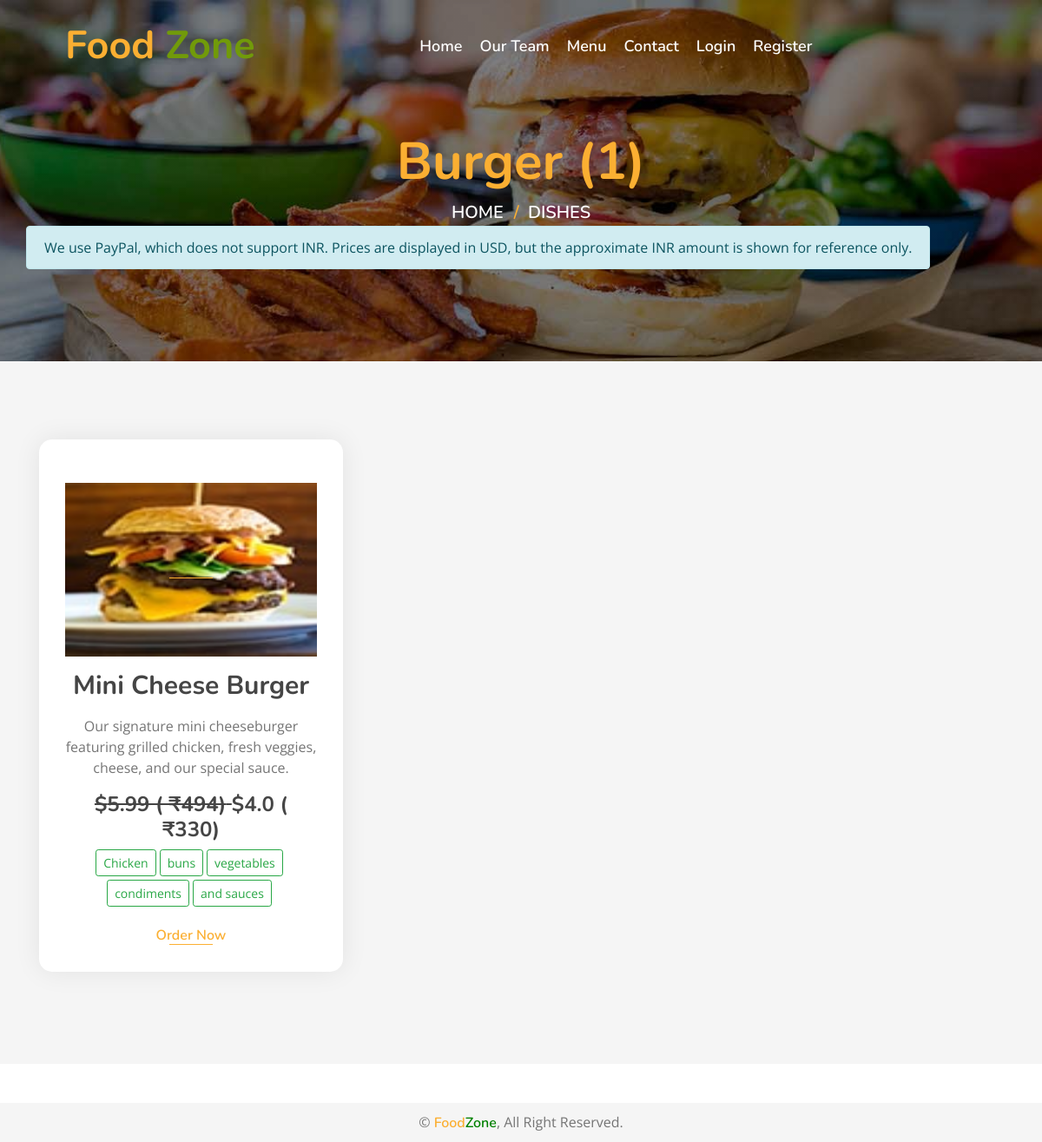
/dishes/?q=1, run on the app's committed database.
### myapp/models.py (models this page shows, shortened)
class Category(models.Model):
    name = models.CharField(max_length=100, unique=True)
    image = models.ImageField(upload_to="categories/%Y/%m/%d")
    icon = models.CharField(max_length=50, blank=True)
    description = models.TextField()
    added_on = models.DateTimeField(auto_now_add=True)
    updated_on = models.DateTimeField(auto_now=True)

class Dish(models.Model):
    name = models.CharField(max_length=200, unique=True)
    image = models.ImageField(upload_to='dishes/%Y/%m/%d')
    ingredients = models.TextField()
    details = models.TextField(blank=True)
    category = models.ForeignKey(Category, on_delete=models.CASCADE, db_index=True)
    price = models.FloatField()
    discounted_price = models.FloatField(blank=True, null=True)
    is_available = models.BooleanField(default=True)
    is_deleted = models.BooleanField(default=False, db_index=True)
    added_on = models.DateTimeField(auto_now_add=True)
    updated_on = models.DateTimeField(auto_now=True)
    objects = SoftDeleteManager()

### myapp/views.py (the view)
# urls.py: path('dishes/', views.all_dishes, name='all_dishes'),
def all_dishes(request):
    context = {}
    dishes = Dish.objects.all()
    if "q" in request.GET:
        cat_id = request.GET.get("q")
        dishes = Dish.objects.filter(category__id=cat_id)
        context['dish_category'] = Category.objects.get(id=cat_id).name
    context['dishes'] = dishes
    return render(request, 'all_dishes.html', context)

### myapp/models.py (called while the page is built)
    def get_queryset(self):
        return super().get_queryset().filter(is_deleted=False)

### templates/all_dishes.html (shortened to what this page needs)
{% extends "base.html" %}
{% block content %}
<div class="page-header mb-0">
    <div class="container">
        <div class="row">
            <div class="col-12">
                <h2>
                    {% if dish_category %}
                        {{ dish_category }}
                    {% else %}
                        Dishes
                    {% endif %}
                    ({{ dishes|length }})
                </h2>
            </div>
            <div class="col-12">
                <a href="/">Home</a>
                <a href="">Dishes</a>
            </div>
            <div class="alert alert-info text-center">
              We use PayPal, which does not support INR. Prices are displayed in USD,
              but the approximate INR amount is shown for reference only.
            </div>
        </div>
    </div>
</div>
<div class="food mt-0">
    <div class="container">
        <div class="row align-items-center">
            {% for i in dishes %}
                <div class="col-md-4 mb-3">
                    {% if i.is_available %}
                        <div class="food-item">
                    {% else %}
                        <div class="food-item" style="background-color: lightgray;">
                    {% endif %}
                            <a href="{{ i.image.url }}" target="_blank">
                                <img src="{{ i.image.url }}"
                                     style="height: 200px; width: 100%;"
                                     alt="Dish Image">
                            </a>
                            <h2 class="my-3">{{ i.name }}</h2>
                            <p>{{ i.details }}</p>
                            <h4 class="menu-text" style="font-weight: normal;">
                                {% if i.price != i.discounted_price %}
                                    <strong>
                                        <del>
                                            &dollar;{{ i.price }}
                                            <span class="inr-amount" data-usd="{{ i.price }}"></span>
                                        </del>
                                    </strong>
                                {% endif %}
                                <strong>
                                    &dollar;{{ i.discounted_price }}
                                    <span class="inr-amount" data-usd="{{ i.discounted_price }}"></span>
                                </strong>
                            </h4>
                            <p>
                            </p>
                            {% if i.is_available %}
                                <a href="{% url 'dish' id=i.id %}">
                                    Order Now
                                </a>
                            {% else %}
                                <p class="text-danger">
                                    Not Available for delivery!
                                </p>
                            {% endif %}
                        </div>
                </div>
            {% endfor %}
        </div>
    </div>
</div>
{% endblock %}

### static/css/style.css (style rules this page uses)
body { color: #757575; background: #ffffff; font-family: 'open sans', sans-serif; }
h1, h2, h3, h4, h5, h6 { color: #454545; font-family: 'Nunito', sans-serif; }
a { font-family: 'Nunito', sans-serif; font-weight: 600; color: #fbaf32; transition: .3s; }
.page-header { position: relative; margin-bottom: 45px; padding: 150px 0 90px 0; text-align: center; background: linear-gradient(rgba(0, 0, 0, .5), rgba(0, 0, 0, .5)), url(../img/page-header.jpg); background-position: center; background-repeat: no-repeat; background-size: cover; }
.page-header h2 { position: relative; color: #fbaf32; font-size: 60px; font-weight: 700; }
.page-header a { position: relative; padding: 0 12px; font-size: 20px; text-transform: uppercase; color: #ffffff; }
.page-header a::after { position: absolute; content: "/"; width: 8px; height: 8px; top: -1px; right: -7px; text-align: center; color: #fbaf32; }
.page-header a:last-child::after { display: none; }
.food { position: relative; width: 100%; padding: 90px 0 60px 0; margin: 45px 0; background: rgba(0, 0, 0, .04); }
.food .food-item { position: relative; width: 100%; margin-bottom: 30px; padding: 50px 30px 30px; text-align: center; background: #ffffff; border-radius: 15px; box-shadow: 0 0 30px rgba(0, 0, 0, .08); transition: .3s; }
.food .food-item h2 { font-size: 30px; font-weight: 700; }
.food .food-item a { position: relative; font-size: 16px; }
.food .food-item a::after { position: absolute; content: ""; width: 50px; height: 1px; bottom: 0; left: calc(50% - 25px); background: #fbaf32; transition: .3s; }

### data on the page
Category: name "Burger"
Dish: image (picture), name "Mini Cheese Burger", details "Our signature mini cheeseburger featuring grilled chicken, fresh veggies, cheese, and our special sauce.", price "5.99", discounted_price "4.0", is_available "Order Now"

### other printed values
{{ dishes|length }} "1"
